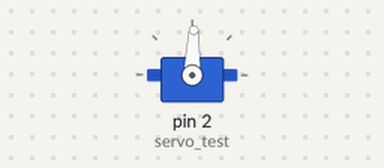
Recording of a sketch running on a simulated Arduino Uno, built with avr-gcc and run on an emulated ATmega328P. Shown: servo.

Above: at 0.05 s.
At 0.45 s:
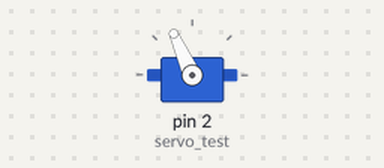
At 0.7 s:
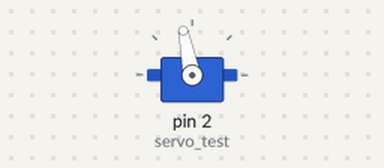
At 1.4 s:
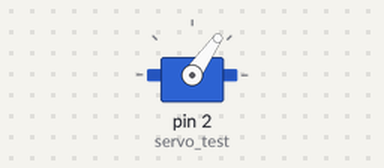
Timing chart, 0 to 3.2 s (numbered marks = the images above):
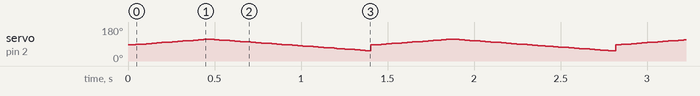

The sketch:

test__1_.ino
```cpp
#include <Servo.h>            //Servo library
Servo servo_test;        //initialize a servo object for the connected servo
int angle = 0;

void setup() {
  servo_test.attach(2);      // attach the signal pin of servo to pin9 of arduino
}

void loop() {
  for(angle = 85; angle < 115; angle += 1)    // command to move from 0 degrees to 180 degrees
  {
    servo_test.write(angle);                 //command to rotate the servo to the specified angle
    delay(15);
  }

  delay(15);

  for(angle = 115; angle >= 55; angle -= 1)     // command to move from 180 degrees to 0 degrees
  {
    servo_test.write(angle);              //command to rotate the servo to the specified angle
    delay(15);
  }

  delay(15);
}
```
